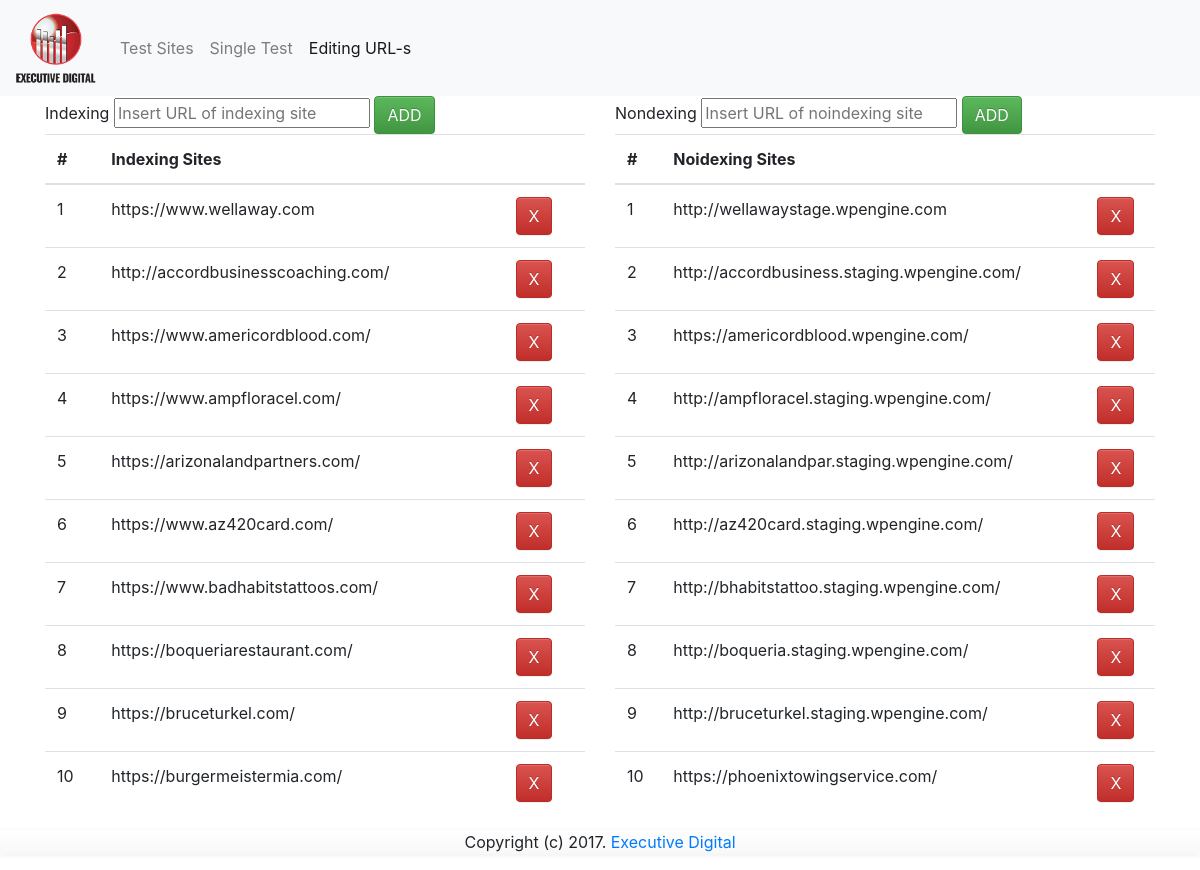
Screenshot of /editing.php with the database file from the repository.
### tables this page shows
CREATE TABLE IF NOT EXISTS `live_sites` (
  `live_id` int(5) NOT NULL AUTO_INCREMENT,
  `live_url` varchar(100) NOT NULL,
  `status` int(1) NOT NULL DEFAULT '0',
  PRIMARY KEY (`live_id`)
);

CREATE TABLE IF NOT EXISTS `stage_sites` (
  `stage_id` int(5) NOT NULL AUTO_INCREMENT,
  `stage_url` varchar(100) NOT NULL,
  `status` int(1) NOT NULL DEFAULT '0',
  PRIMARY KEY (`stage_id`)
);

### classes/class.Indexing.inc.php (called while the page is built, shortened)
<?php
class Indexing{
	private $conn;
	public function __construct(){
		$database = new Database();
		$db = $database->dbConnection();
		$this->conn = $db;
    }
	public function getIndexingList(){
        try{
            $stmt = $this->conn->prepare("SELECT * FROM live_sites");
            $stmt->execute();
            $indexing_urls = $stmt->fetchAll(PDO::FETCH_OBJ );
            $indexing_url_list=array();
            foreach($indexing_urls as $url){
                $indexing_url_list[] = array($url->live_id, $url->live_url, $url->status);
            }
        }catch(PDOException $e){
            echo $e->getMessage();
        }
        return $indexing_url_list;
    }
}
?>

### classes/class.Noindexing.inc.php (called while the page is built, shortened)
<?php
class Noindexing{
	private $conn;
	public function __construct(){
		$database = new Database();
		$db = $database->dbConnection();
		$this->conn = $db;
    }
	public function getNoindexingList(){
        try{
            $stmt = $this->conn->prepare("SELECT * FROM stage_sites");
            $stmt->execute();
            $noindexing_urls = $stmt->fetchAll(PDO::FETCH_OBJ );
            $noindexing_url_list=array();
            foreach($noindexing_urls as $url){
                $noindexing_url_list[] = array($url->stage_id, $url->stage_url, $url->status);
            }
        }catch(PDOException $e){
            echo $e->getMessage();
        }
        return $noindexing_url_list;
    }
}
?>

### editing.php (the view, shortened to what this page needs)
<?php
	$active1 = "";
	$active2 = "";
	$active3 = "active";
	$ind = new Indexing();
	$noind = new Noindexing();
	require_once"header.php";
?>
<div class="container">
	<div class="row">
		<div class="col-sm-6">
			<form action="" method="post">
				<label for="indexing_url">Indexing</label>
				<input type="text" name="indexing_url" id="indexing_url" class="" placeholder="Insert URL of indexing site">
				<input type="submit" name="add_indexing" class="btn btn-success" value="ADD">
			</form>
		</div>
		<div class="col-sm-6">
			<form action="" method="post">
				<label for="male">Nondexing</label>
				<input type="text" name="noindexing_url" id="noindexing_url" class="" placeholder="Insert URL of noindexing site">
				<input type="submit" name="add_noindexing" class="btn btn-success" value="ADD">
			</form>
		</div>
	</div>
	<div class="row">
		<div class="col-sm-6">
			<table class="table">
				<thead>
				    <tr>
				      <th scope="col">#</th>
				      <th scope="col">Indexing Sites</th>
					  <th scope="col"></th>
				    </tr>
				 </thead>
				 <tbody>
			<?php
				$i = 1;
				$indexing_list = $ind->getIndexingList();
				foreach ($indexing_list as $indexing_site) {
					$site_url = $indexing_site[1];
					$site_id = $indexing_site[0];
					echo"<tr id='ind".$i."'>
							<td>". $i ."</td>
							<td>". $site_url ."</td>
							<td><button type='button' onclick='delete_site(".'"ind'.$i.'",'.'"indexing",'.$site_id.")' class='btn btn-danger'>X</button>
						</tr>";
					$i++;
				}
			?>
				</tbody>
			</table>
		</div>
		<div class="col-sm-6">
			<table class="table">
				<thead>
				    <tr>
				      <th scope="col">#</th>
				      <th scope="col">Noidexing Sites</th>
					  <th></th>
				    </tr>
				 </thead>
				 <tbody>
			<?php
				$i = 1;
				$noindexing_list = $noind->getNoindexingList();
				foreach ($noindexing_list as $noindexing_site) {
					$site_url = $noindexing_site[1];
					$site_id = $noindexing_site[0];
					echo"<tr id='noind".$i."'>
							<td>". $i ."</td>
							<td>". $site_url ."</td>
							<td><button type='button' onclick='delete_site(".'"noind'.$i.'",'.'"noindexing",'.$site_id.")' class='btn btn-danger'>X</button>
						</tr>";
					$i++;
				}
			?>
				</tbody>
			</table>
		</div>
	</div>
</div>
<?php
	require_once"footer.php";
?>

### header.php (shortened to what this page needs)
<!DOCTYPE html>
<html>
<head>
	<link rel="stylesheet" href="bootstrap/css/bootstrap.min.css" media="screen">
	<link rel="stylesheet" href="bootstrap/css/bootstrap-theme.min.css" media="screen">
	<link rel="stylesheet" href="css/style.css" type="text/css"  />
</head>
<body>
	<nav class="navbar navbar-expand-lg navbar-light bg-light">
	  <a class="navbar-brand" href="#"><img src="img/ed-logo-137x120.png" width="80" height="70" alt="Executive Digital Logo"></a>
	  <div class="collapse navbar-collapse" id="navbarNav">
		<ul class="navbar-nav">
		  <li class="nav-item <?php echo $active1; ?>">
			<a class="nav-link" href="index.php">Test Sites</a>
		  </li>
		  <li class="nav-item <?php echo $active2; ?>">
			<a class="nav-link" href="single-test.php">Single Test</a>
		  </li>
		  <li class="nav-item <?php echo $active3; ?>">
			<a class="nav-link" href="editing.php">Editing URL-s</a>
		  </li>
		</ul>
	  </div>
	</nav>

### footer.php
<footer class="footer navbar-default navbar-fixed-bottom">
	<div class="container">
		<p class="text-center">Copyright (c) 2017. <a href="http://www.executive-digital.com" target="_blank">Executive Digital</a></p>
	</div>
</footer>
</body>
</html>

### rows the page displays
live_sites: live_url "https://www.wellaway.com"
live_sites: live_url "http://accordbusinesscoaching.com/"
live_sites: live_url "https://www.americordblood.com/"
live_sites: live_url "https://www.ampfloracel.com/"
live_sites: live_url "https://arizonalandpartners.com/"
live_sites: live_url "https://www.az420card.com/"
live_sites: live_url "https://www.badhabitstattoos.com/"
live_sites: live_url "https://boqueriarestaurant.com/"
live_sites: live_url "https://bruceturkel.com/"
live_sites: live_url "https://burgermeistermia.com/"
stage_sites: stage_url "http://wellawaystage.wpengine.com"
stage_sites: stage_url "http://accordbusiness.staging.wpengine.com/"
stage_sites: stage_url "https://americordblood.wpengine.com/"
stage_sites: stage_url "http://ampfloracel.staging.wpengine.com/"
stage_sites: stage_url "http://arizonalandpar.staging.wpengine.com/"
stage_sites: stage_url "http://az420card.staging.wpengine.com/"
stage_sites: stage_url "http://bhabitstattoo.staging.wpengine.com/"
stage_sites: stage_url "http://boqueria.staging.wpengine.com/"
stage_sites: stage_url "http://bruceturkel.staging.wpengine.com/"
stage_sites: stage_url "https://phoenixtowingservice.com/"
